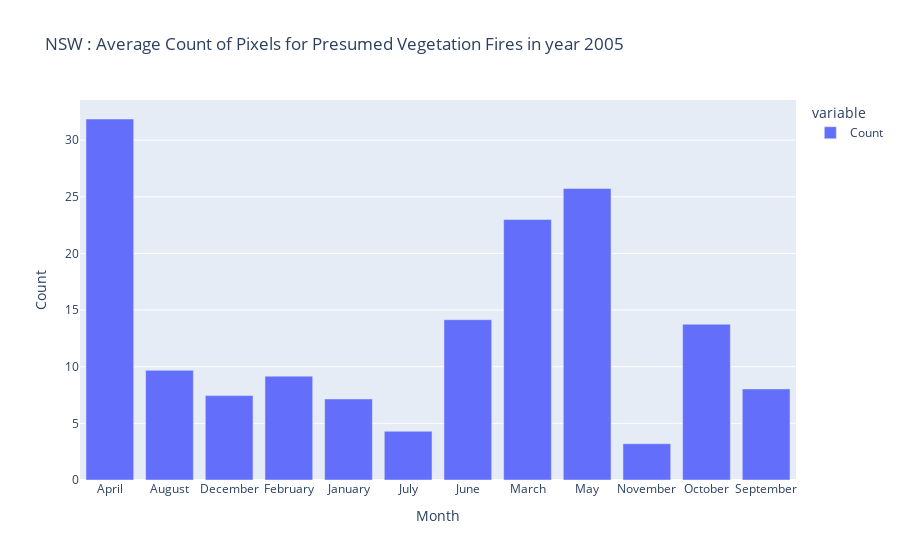

Notebook code cell kept with this figure:
### Code cell
f2.show()

### Figure 1 — Plotly figure (JSON) as saved in the notebook; plotly's stock layout.template omitted (floating-point values rounded to 4 significant figures)
{"data": [{"alignmentgroup": "True", "hovertemplate": "variable=Count<br>Month=%{x}<br>Count=%{y}<extra></extra>", "legendgroup": "Count", "marker": {"color": "#636efa", "pattern": {"shape": ""}}, "name": "Count", "offsetgroup": "Count", "orientation": "v", "showlegend": true, "textposition": "auto", "type": "bar", "x": ["April", "August", "December", "February", "January", "July", "June", "March", "May", "November", "October", "September"], "xaxis": "x", "y": [31.87, 9.679, 7.448, 9.167, 7.154, 4.3, 14.15, 23, 25.73, 3.2, 13.75, 8.04], "yaxis": "y"}], "layout": {"barmode": "relative", "legend": {"title": {"text": "variable"}, "tracegroupgap": 0}, "title": {"text": "NSW : Average Count of Pixels for Presumed Vegetation Fires in year 2005"}, "xaxis": {"anchor": "y", "domain": [0, 1], "title": {"text": "Month"}}, "yaxis": {"anchor": "x", "domain": [0, 1], "title": {"text": "Count"}}}}
